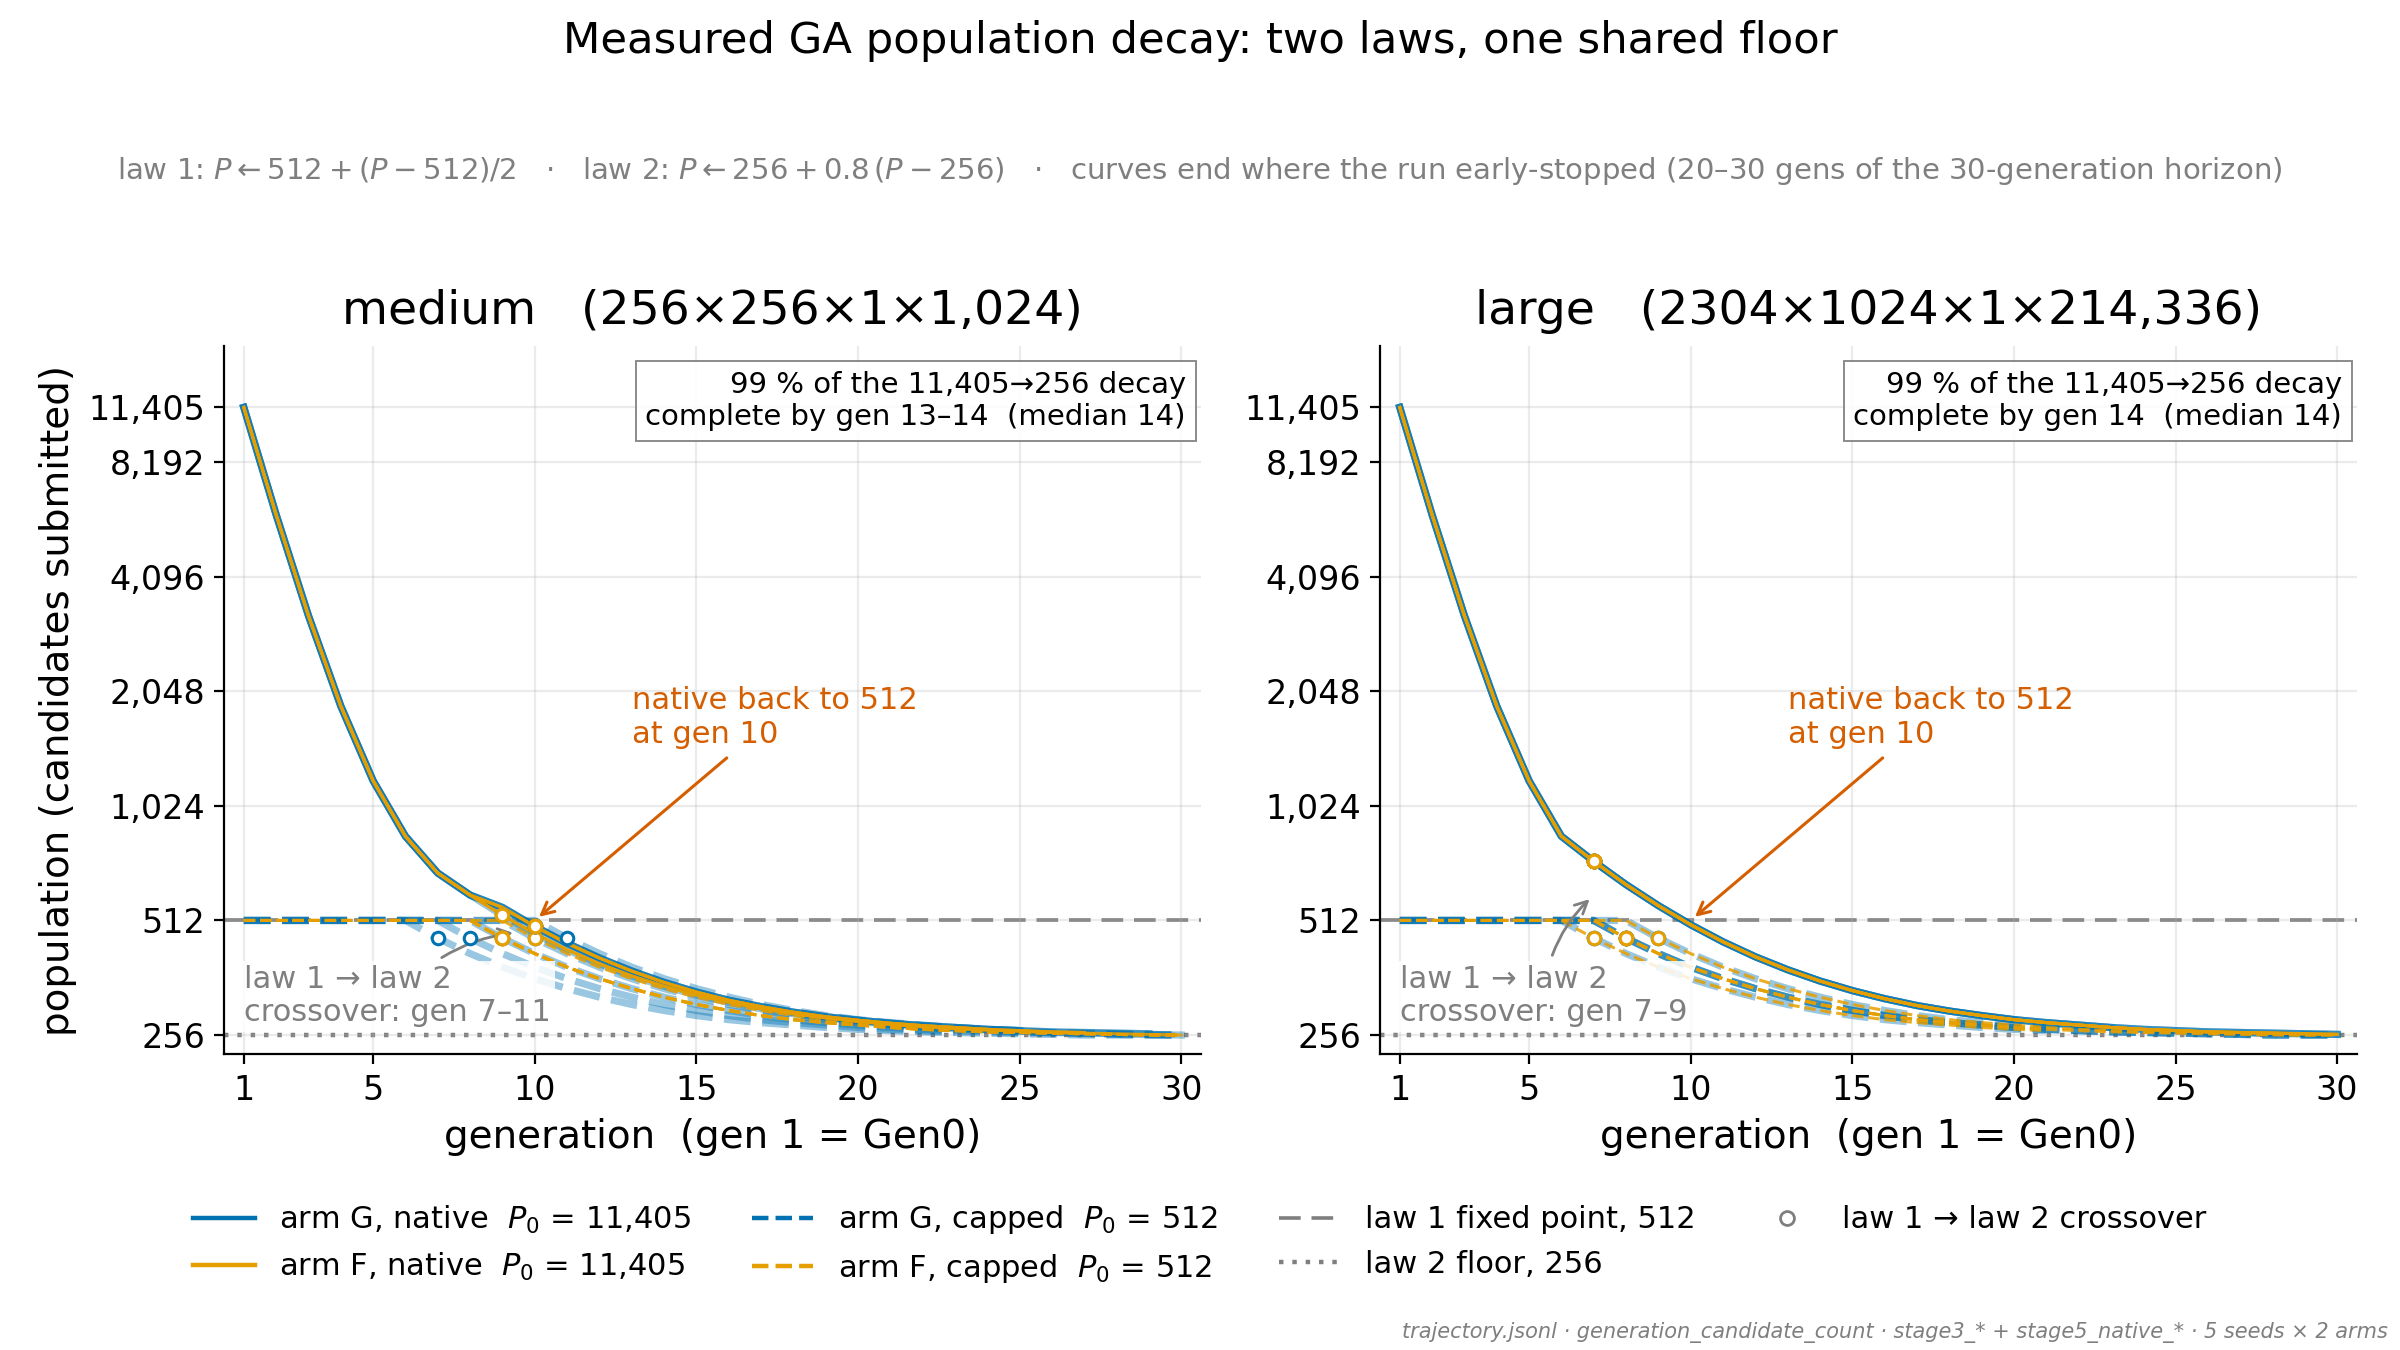

Write the Python code that produced this figure.
#!/usr/bin/env python3
"""P4 -- GA population vs generation, showing both decay laws.

Everything plotted is the *measured* per-generation population read out of
``trajectory.jsonl`` (``generation_candidate_count``), never an idealised
formula.  The two laws below are only used to locate the crossover generation
in each run; they were recovered from the trajectories themselves and
reproduce every recorded transition exactly (1,274 / 1,274, all shapes, both
levels, both arms, all seeds):

    law 1   P <- int(512 + (P - 512) / 2)      fixed point 512
    law 2   P <- int(256 + (P - 256) * 0.8)    floor       256

That fixed point is why the capped runs (P0 = 512) sit still while the native
runs (P0 = 11,405) have to halve their way down: 512 is law 1's fixed point.

Run on the HOST:  python3 p04_population_decay.py
"""
from __future__ import annotations

import statistics as st

import common
from common import ARM_COLOR, C_GREY, C_RED

# Both laws are integer recurrences read back out of the trajectories; the two
# constants (512, 256) are the laws' fixed points, verified against every
# transition on every run rather than taken from any document.
P_LAW1_FIXED = 512
P_LAW2_FLOOR = 256
HORIZON = 30  # pinned generation budget; individual runs early-stop before it


def law1(p):
    return int(P_LAW1_FIXED + (p - P_LAW1_FIXED) / 2)


def law2(p):
    return int(P_LAW2_FLOOR + (p - P_LAW2_FLOOR) * 0.8)


def pops(level, arm, seed, shape):
    """Measured population per generation, gen 1 (= Gen0) onwards."""
    return [r["generation_candidate_count"]
            for r in common.traj(level, arm, seed, shape)]


def law2_onset(cc):
    """First generation whose size came from law 2 (None if never)."""
    for i in range(1, len(cc)):
        if cc[i] == law2(cc[i - 1]) and cc[i] != law1(cc[i - 1]):
            return i + 1
    return None


def first_gen_at_or_below(cc, thresh):
    for i, v in enumerate(cc):
        if v <= thresh:
            return i + 1
    return None


def unwind_stats(shape):
    """How long native spends coming back down, measured two ways."""
    back_to_512, decayed_99 = [], []
    for arm in ("G", "F"):
        for s in common.SEEDS:
            cc = pops("native", arm, s, shape)
            # 99 % of the way from this run's own Gen0 down to the 256 floor
            thr = P_LAW2_FLOOR + 0.01 * (cc[0] - P_LAW2_FLOOR)
            back_to_512.append(first_gen_at_or_below(cc, P_LAW1_FIXED))
            decayed_99.append(first_gen_at_or_below(cc, thr))
    return back_to_512, decayed_99


def panel(ax, shape, show_ylabel):
    onsets, native_p0 = [], set()
    cross = []
    # G drawn thick underneath, F thin on top: the two arms follow the same
    # law and would otherwise hide one another completely.
    for level, ls in (("capped", "--"), ("native", "-")):
        for arm, lw, al in (("G", 2.6, 0.40), ("F", 1.1, 0.85)):
            for seed in common.SEEDS:
                cc = pops(level, arm, seed, shape)
                gens = range(1, len(cc) + 1)
                ax.plot(gens, cc, ls, color=ARM_COLOR[arm], lw=lw, alpha=al,
                        zorder=2 if arm == "G" else 3)
                on = law2_onset(cc)
                if on is not None:
                    onsets.append(on)
                    cross.append((on, cc[on - 1]))
                    ax.plot([on], [cc[on - 1]], "o", ms=4.5,
                            mfc="white", mec=ARM_COLOR[arm], mew=1.1, zorder=5)
                if level == "native":
                    native_p0.add(cc[0])

    ax.axhline(P_LAW1_FIXED, color=C_GREY, ls=(0, (6, 3)), lw=1.3, zorder=1)
    ax.axhline(P_LAW2_FLOOR, color=C_GREY, ls=(0, (1, 2)), lw=1.6, zorder=1)

    ax.set_yscale("log", base=2)
    ticks = [256, 512, 1024, 2048, 4096, 8192, max(native_p0)]
    ax.set_yticks(ticks)
    ax.set_yticklabels([f"{t:,}" for t in ticks])
    ax.set_ylim(228, max(native_p0) * 1.45)
    ax.set_xlim(0.4, HORIZON + 0.6)
    ax.set_xticks([1, 5, 10, 15, 20, 25, 30])
    ax.set_xlabel("generation  (gen 1 = Gen0)")
    if show_ylabel:
        ax.set_ylabel("population (candidates submitted)")

    back, d99 = unwind_stats(shape)
    ax.set_title(f"{shape}   ({common.guidance(shape)['problem_size'][0]}"
                 f"×{common.guidance(shape)['problem_size'][1]}"
                 f"×1×{common.guidance(shape)['problem_size'][3]:,})",
                 pad=8)

    # law-2 crossover span, measured (arrow points at the marker cluster)
    lo, hi = min(onsets), max(onsets)
    cx = st.median([c[0] for c in cross])
    cy = st.median([c[1] for c in cross])
    ax.annotate(f"law 1 → law 2\ncrossover: gen {lo}–{hi}",
                xy=(cx, cy), xytext=(1.0, 268),
                fontsize=11, color=C_GREY, ha="left", va="bottom",
                bbox=dict(fc="white", ec="none", alpha=0.85, pad=1.5),
                arrowprops=dict(arrowstyle="->", color=C_GREY, lw=1.0,
                                connectionstyle="arc3,rad=-0.2"))

    # where native comes back to the capped Gen0 size
    gback = int(st.median(back))
    ax.annotate(f"native back to 512\nat gen {gback}",
                xy=(gback, P_LAW1_FIXED), xytext=(gback + 3.0, 1500),
                fontsize=11, color=C_RED, ha="left",
                arrowprops=dict(arrowstyle="->", color=C_RED, lw=1.1))

    lo99, hi99 = min(d99), max(d99)
    span = f"gen {lo99}" if lo99 == hi99 else f"gen {lo99}–{hi99}"
    ax.text(0.985, 0.965,
            f"99 % of the {max(native_p0):,}→256 decay\ncomplete by {span}"
            f"  (median {int(st.median(d99))})",
            transform=ax.transAxes, ha="right", va="top", fontsize=10.5,
            color="black",
            bbox=dict(fc="white", ec=C_GREY, lw=0.7, alpha=0.9, pad=3.5))

    return onsets, back, d99


def main():
    fig, axes = common.new_fig(1, 2, figsize=(12.0, 6.75))
    out = {}
    for ax, shape, lab in ((axes[0], "medium", True), (axes[1], "large", False)):
        out[shape] = panel(ax, shape, lab)

    # legend: 4 run families + the 2 fixed points, drawn as proxies
    import matplotlib.lines as mlines
    handles = [
        mlines.Line2D([], [], color=ARM_COLOR["G"], ls="-", lw=1.6,
                      label="arm G, native  $P_0$ = 11,405"),
        mlines.Line2D([], [], color=ARM_COLOR["F"], ls="-", lw=1.6,
                      label="arm F, native  $P_0$ = 11,405"),
        mlines.Line2D([], [], color=ARM_COLOR["G"], ls="--", lw=1.6,
                      label="arm G, capped  $P_0$ = 512"),
        mlines.Line2D([], [], color=ARM_COLOR["F"], ls="--", lw=1.6,
                      label="arm F, capped  $P_0$ = 512"),
        mlines.Line2D([], [], color=C_GREY, ls=(0, (6, 3)), lw=1.3,
                      label="law 1 fixed point, 512"),
        mlines.Line2D([], [], color=C_GREY, ls=(0, (1, 2)), lw=1.6,
                      label="law 2 floor, 256"),
        mlines.Line2D([], [], color=C_GREY, ls="none", marker="o", ms=5,
                      mfc="white", mec=C_GREY, label="law 1 → law 2 crossover"),
    ]
    fig.legend(handles=handles, loc="lower center", ncol=4, frameon=False,
               fontsize=11, bbox_to_anchor=(0.5, 0.028))

    fig.suptitle("Measured GA population decay: two laws, one shared floor",
                 y=0.985)
    fig.text(0.5, 0.885,
             "law 1: $P\\leftarrow512+(P-512)/2$   ·   "
             "law 2: $P\\leftarrow256+0.8\\,(P-256)$   ·   "
             "curves end where the run early-stopped (20–30 gens of the "
             "30-generation horizon)",
             ha="center", va="top", fontsize=10.5, color=C_GREY)

    common.provenance(fig, "trajectory.jsonl · generation_candidate_count "
                           "· stage3_* + stage5_native_* · 5 seeds × 2 arms")
    fig.tight_layout(rect=(0, 0.115, 1, 0.875))
    common.save(fig, "p04_population_decay", tight=False)

    for shape, (onsets, back, d99) in out.items():
        print(f"  {shape}: law-2 onset gen {min(onsets)}-{max(onsets)}; "
              f"native back to <=512 at gen {sorted(set(back))}; "
              f"99% decayed by gen {sorted(set(d99))} "
              f"(median {st.median(d99):g})")


if __name__ == "__main__":
    main()
